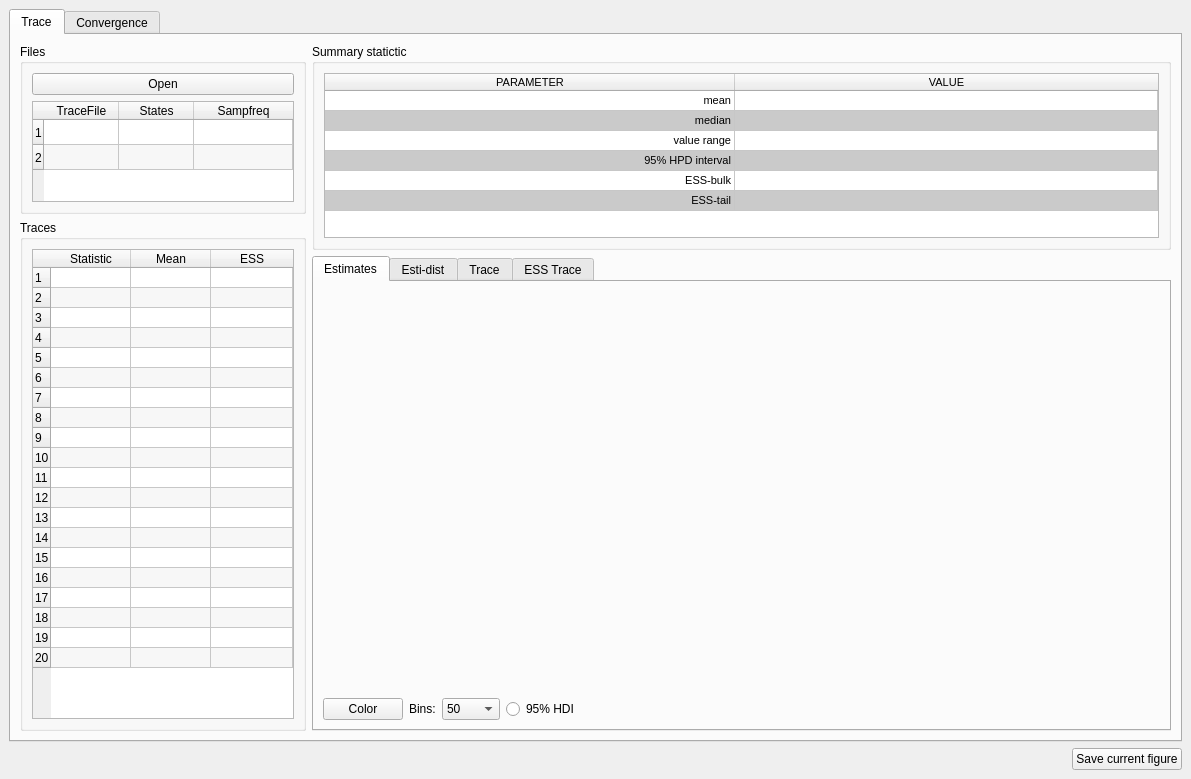
<?xml version="1.0" encoding="UTF-8"?>
<ui version="4.0">
 <class>MCMCTracer</class>
 <widget class="QMainWindow" name="MCMCTracer">
  <property name="geometry">
   <rect>
    <x>0</x>
    <y>0</y>
    <width>1191</width>
    <height>779</height>
   </rect>
  </property>
  <property name="minimumSize">
   <size>
    <width>1187</width>
    <height>762</height>
   </size>
  </property>
  <property name="windowTitle">
   <string>MCMCTracer</string>
  </property>
  <widget class="QWidget" name="centralwidget">
   <layout class="QVBoxLayout" name="verticalLayout_4">
    <item>
     <widget class="QTabWidget" name="tabWidget1">
      <property name="currentIndex">
       <number>0</number>
      </property>
      <widget class="QWidget" name="tab">
       <attribute name="title">
        <string>Trace</string>
       </attribute>
       <layout class="QVBoxLayout" name="verticalLayout_10">
        <item>
         <layout class="QHBoxLayout" name="horizontalLayout_7" stretch="1,3">
          <item>
           <layout class="QVBoxLayout" name="verticalLayout" stretch="4,12">
            <item>
             <widget class="QGroupBox" name="groupBox">
              <property name="title">
               <string>Files</string>
              </property>
              <layout class="QVBoxLayout" name="verticalLayout_15">
               <item>
                <layout class="QGridLayout" name="gridLayout">
                 <item row="2" column="0" colspan="2">
                  <widget class="QTableWidget" name="tableWidget1">
                   <property name="acceptDrops">
                    <bool>true</bool>
                   </property>
                   <property name="sizeAdjustPolicy">
                    <enum>QAbstractScrollArea::AdjustToContents</enum>
                   </property>
                   <property name="dragEnabled">
                    <bool>true</bool>
                   </property>
                   <property name="dragDropMode">
                    <enum>QAbstractItemView::DragDrop</enum>
                   </property>
                   <property name="defaultDropAction">
                    <enum>Qt::IgnoreAction</enum>
                   </property>
                   <property name="alternatingRowColors">
                    <bool>true</bool>
                   </property>
                   <property name="selectionBehavior">
                    <enum>QAbstractItemView::SelectRows</enum>
                   </property>
                   <attribute name="horizontalHeaderMinimumSectionSize">
                    <number>15</number>
                   </attribute>
                   <attribute name="horizontalHeaderDefaultSectionSize">
                    <number>75</number>
                   </attribute>
                   <attribute name="horizontalHeaderShowSortIndicator" stdset="0">
                    <bool>false</bool>
                   </attribute>
                   <attribute name="horizontalHeaderStretchLastSection">
                    <bool>true</bool>
                   </attribute>
                   <attribute name="verticalHeaderMinimumSectionSize">
                    <number>15</number>
                   </attribute>
                   <attribute name="verticalHeaderDefaultSectionSize">
                    <number>25</number>
                   </attribute>
                   <attribute name="verticalHeaderStretchLastSection">
                    <bool>false</bool>
                   </attribute>
                   <row>
                    <property name="text">
                     <string>1</string>
                    </property>
                   </row>
                   <row>
                    <property name="text">
                     <string>2</string>
                    </property>
                   </row>
                   <column>
                    <property name="text">
                     <string>TraceFile</string>
                    </property>
                   </column>
                   <column>
                    <property name="text">
                     <string>States</string>
                    </property>
                   </column>
                   <column>
                    <property name="text">
                     <string>Sampfreq</string>
                    </property>
                   </column>
                  </widget>
                 </item>
                 <item row="0" column="0" colspan="2">
                  <widget class="QPushButton" name="pushButton_2">
                   <property name="acceptDrops">
                    <bool>true</bool>
                   </property>
                   <property name="text">
                    <string>Open</string>
                   </property>
                   <property name="icon">
                    <iconset resource="../myRes.qrc">
                     <normaloff>:/picture/resourses/Open_folder_add_512px_1186192_easyicon.net.png</normaloff>:/picture/resourses/Open_folder_add_512px_1186192_easyicon.net.png</iconset>
                   </property>
                  </widget>
                 </item>
                </layout>
               </item>
              </layout>
             </widget>
            </item>
            <item>
             <widget class="QGroupBox" name="groupBox_2">
              <property name="title">
               <string>Traces</string>
              </property>
              <layout class="QHBoxLayout" name="horizontalLayout">
               <item>
                <widget class="QTableWidget" name="tableWidget2">
                 <property name="acceptDrops">
                  <bool>true</bool>
                 </property>
                 <property name="sizeAdjustPolicy">
                  <enum>QAbstractScrollArea::AdjustToContents</enum>
                 </property>
                 <property name="dragEnabled">
                  <bool>true</bool>
                 </property>
                 <property name="dragDropMode">
                  <enum>QAbstractItemView::DragDrop</enum>
                 </property>
                 <property name="alternatingRowColors">
                  <bool>true</bool>
                 </property>
                 <property name="selectionBehavior">
                  <enum>QAbstractItemView::SelectRows</enum>
                 </property>
                 <attribute name="horizontalHeaderMinimumSectionSize">
                  <number>15</number>
                 </attribute>
                 <attribute name="horizontalHeaderDefaultSectionSize">
                  <number>80</number>
                 </attribute>
                 <attribute name="horizontalHeaderStretchLastSection">
                  <bool>true</bool>
                 </attribute>
                 <attribute name="verticalHeaderMinimumSectionSize">
                  <number>15</number>
                 </attribute>
                 <attribute name="verticalHeaderDefaultSectionSize">
                  <number>20</number>
                 </attribute>
                 <row>
                  <property name="text">
                   <string>1</string>
                  </property>
                 </row>
                 <row>
                  <property name="text">
                   <string>2</string>
                  </property>
                 </row>
                 <row>
                  <property name="text">
                   <string>3</string>
                  </property>
                 </row>
                 <row>
                  <property name="text">
                   <string>4</string>
                  </property>
                 </row>
                 <row>
                  <property name="text">
                   <string>5</string>
                  </property>
                 </row>
                 <row>
                  <property name="text">
                   <string>6</string>
                  </property>
                 </row>
                 <row>
                  <property name="text">
                   <string>7</string>
                  </property>
                 </row>
                 <row>
                  <property name="text">
                   <string>8</string>
                  </property>
                 </row>
                 <row>
                  <property name="text">
                   <string>9</string>
                  </property>
                 </row>
                 <row>
                  <property name="text">
                   <string>10</string>
                  </property>
                 </row>
                 <row>
                  <property name="text">
                   <string>11</string>
                  </property>
                 </row>
                 <row>
                  <property name="text">
                   <string>12</string>
                  </property>
                 </row>
                 <row>
                  <property name="text">
                   <string>13</string>
                  </property>
                 </row>
                 <row>
                  <property name="text">
                   <string>14</string>
                  </property>
                 </row>
                 <row>
                  <property name="text">
                   <string>15</string>
                  </property>
                 </row>
                 <row>
                  <property name="text">
                   <string>16</string>
                  </property>
                 </row>
                 <row>
                  <property name="text">
                   <string>17</string>
                  </property>
                 </row>
                 <row>
                  <property name="text">
                   <string>18</string>
                  </property>
                 </row>
                 <row>
                  <property name="text">
                   <string>19</string>
                  </property>
                 </row>
                 <row>
                  <property name="text">
                   <string>20</string>
                  </property>
                 </row>
                 <column>
                  <property name="text">
                   <string>Statistic</string>
                  </property>
                 </column>
                 <column>
                  <property name="text">
                   <string>Mean</string>
                  </property>
                 </column>
                 <column>
                  <property name="text">
                   <string>ESS</string>
                  </property>
                 </column>
                </widget>
               </item>
              </layout>
             </widget>
            </item>
           </layout>
          </item>
          <item>
           <layout class="QVBoxLayout" name="verticalLayout_7" stretch="10,23">
            <item>
             <widget class="QGroupBox" name="groupBox_3">
              <property name="title">
               <string>Summary statictic</string>
              </property>
              <layout class="QHBoxLayout" name="horizontalLayout_2">
               <item>
                <widget class="QTableWidget" name="tableWidget3">
                 <property name="font">
                  <font>
                   <pointsize>8</pointsize>
                  </font>
                 </property>
                 <property name="acceptDrops">
                  <bool>true</bool>
                 </property>
                 <property name="layoutDirection">
                  <enum>Qt::LeftToRight</enum>
                 </property>
                 <property name="sizeAdjustPolicy">
                  <enum>QAbstractScrollArea::AdjustToContents</enum>
                 </property>
                 <property name="dragDropMode">
                  <enum>QAbstractItemView::DragDrop</enum>
                 </property>
                 <property name="alternatingRowColors">
                  <bool>true</bool>
                 </property>
                 <property name="selectionBehavior">
                  <enum>QAbstractItemView::SelectRows</enum>
                 </property>
                 <property name="rowCount">
                  <number>6</number>
                 </property>
                 <attribute name="horizontalHeaderCascadingSectionResizes">
                  <bool>true</bool>
                 </attribute>
                 <attribute name="horizontalHeaderMinimumSectionSize">
                  <number>100</number>
                 </attribute>
                 <attribute name="horizontalHeaderDefaultSectionSize">
                  <number>410</number>
                 </attribute>
                 <attribute name="horizontalHeaderShowSortIndicator" stdset="0">
                  <bool>false</bool>
                 </attribute>
                 <attribute name="horizontalHeaderStretchLastSection">
                  <bool>true</bool>
                 </attribute>
                 <attribute name="verticalHeaderVisible">
                  <bool>false</bool>
                 </attribute>
                 <attribute name="verticalHeaderMinimumSectionSize">
                  <number>20</number>
                 </attribute>
                 <attribute name="verticalHeaderDefaultSectionSize">
                  <number>20</number>
                 </attribute>
                 <row>
                  <property name="text">
                   <string/>
                  </property>
                 </row>
                 <row>
                  <property name="text">
                   <string/>
                  </property>
                 </row>
                 <row>
                  <property name="text">
                   <string/>
                  </property>
                 </row>
                 <row>
                  <property name="text">
                   <string/>
                  </property>
                 </row>
                 <row>
                  <property name="text">
                   <string/>
                  </property>
                 </row>
                 <row>
                  <property name="text">
                   <string/>
                  </property>
                 </row>
                 <column>
                  <property name="text">
                   <string>PARAMETER</string>
                  </property>
                 </column>
                 <column>
                  <property name="text">
                   <string>VALUE</string>
                  </property>
                 </column>
                 <item row="0" column="0">
                  <property name="text">
                   <string>mean</string>
                  </property>
                  <property name="textAlignment">
                   <set>AlignTrailing|AlignVCenter</set>
                  </property>
                 </item>
                 <item row="0" column="1">
                  <property name="text">
                   <string/>
                  </property>
                 </item>
                 <item row="1" column="0">
                  <property name="text">
                   <string>median</string>
                  </property>
                  <property name="textAlignment">
                   <set>AlignTrailing|AlignVCenter</set>
                  </property>
                  <property name="background">
                   <brush brushstyle="SolidPattern">
                    <color alpha="255">
                     <red>202</red>
                     <green>202</green>
                     <blue>202</blue>
                    </color>
                   </brush>
                  </property>
                 </item>
                 <item row="1" column="1">
                  <property name="text">
                   <string/>
                  </property>
                  <property name="background">
                   <brush brushstyle="SolidPattern">
                    <color alpha="255">
                     <red>202</red>
                     <green>202</green>
                     <blue>202</blue>
                    </color>
                   </brush>
                  </property>
                 </item>
                 <item row="2" column="0">
                  <property name="text">
                   <string>value range</string>
                  </property>
                  <property name="textAlignment">
                   <set>AlignTrailing|AlignVCenter</set>
                  </property>
                 </item>
                 <item row="2" column="1">
                  <property name="text">
                   <string/>
                  </property>
                 </item>
                 <item row="3" column="0">
                  <property name="text">
                   <string>95% HPD interval</string>
                  </property>
                  <property name="textAlignment">
                   <set>AlignTrailing|AlignVCenter</set>
                  </property>
                  <property name="background">
                   <brush brushstyle="SolidPattern">
                    <color alpha="255">
                     <red>202</red>
                     <green>202</green>
                     <blue>202</blue>
                    </color>
                   </brush>
                  </property>
                 </item>
                 <item row="3" column="1">
                  <property name="text">
                   <string/>
                  </property>
                  <property name="background">
                   <brush brushstyle="SolidPattern">
                    <color alpha="255">
                     <red>202</red>
                     <green>202</green>
                     <blue>202</blue>
                    </color>
                   </brush>
                  </property>
                 </item>
                 <item row="4" column="0">
                  <property name="text">
                   <string>ESS-bulk</string>
                  </property>
                  <property name="textAlignment">
                   <set>AlignTrailing|AlignVCenter</set>
                  </property>
                 </item>
                 <item row="4" column="1">
                  <property name="text">
                   <string/>
                  </property>
                 </item>
                 <item row="5" column="0">
                  <property name="text">
                   <string>ESS-tail</string>
                  </property>
                  <property name="textAlignment">
                   <set>AlignTrailing|AlignVCenter</set>
                  </property>
                  <property name="background">
                   <brush brushstyle="SolidPattern">
                    <color alpha="255">
                     <red>202</red>
                     <green>202</green>
                     <blue>202</blue>
                    </color>
                   </brush>
                  </property>
                 </item>
                 <item row="5" column="1">
                  <property name="text">
                   <string/>
                  </property>
                  <property name="background">
                   <brush brushstyle="SolidPattern">
                    <color alpha="255">
                     <red>202</red>
                     <green>202</green>
                     <blue>202</blue>
                    </color>
                   </brush>
                  </property>
                 </item>
                </widget>
               </item>
              </layout>
             </widget>
            </item>
            <item>
             <widget class="QTabWidget" name="widget5">
              <property name="currentIndex">
               <number>0</number>
              </property>
              <widget class="QWidget" name="tab_3">
               <attribute name="title">
                <string>Estimates</string>
               </attribute>
               <layout class="QHBoxLayout" name="horizontalLayout_6">
                <item>
                 <layout class="QVBoxLayout" name="verticalLayout_3" stretch="20,1">
                  <item>
                   <widget class="QWidget" name="widget1" native="true"/>
                  </item>
                  <item>
                   <layout class="QHBoxLayout" name="horizontalLayout_5">
                    <item>
                     <widget class="QPushButton" name="pushButton_color_1">
                      <property name="text">
                       <string>Color</string>
                      </property>
                     </widget>
                    </item>
                    <item>
                     <widget class="QLabel" name="label">
                      <property name="text">
                       <string>Bins:</string>
                      </property>
                     </widget>
                    </item>
                    <item>
                     <widget class="QComboBox" name="comboBox_bin">
                      <property name="currentText">
                       <string>50</string>
                      </property>
                      <item>
                       <property name="text">
                        <string>50</string>
                       </property>
                      </item>
                      <item>
                       <property name="text">
                        <string>10</string>
                       </property>
                      </item>
                      <item>
                       <property name="text">
                        <string>20</string>
                       </property>
                      </item>
                      <item>
                       <property name="text">
                        <string>100</string>
                       </property>
                      </item>
                      <item>
                       <property name="text">
                        <string>200</string>
                       </property>
                      </item>
                      <item>
                       <property name="text">
                        <string>1000</string>
                       </property>
                      </item>
                     </widget>
                    </item>
                    <item>
                     <widget class="QRadioButton" name="radioButton">
                      <property name="text">
                       <string>95% HDI</string>
                      </property>
                     </widget>
                    </item>
                    <item>
                     <spacer name="horizontalSpacer">
                      <property name="orientation">
                       <enum>Qt::Horizontal</enum>
                      </property>
                      <property name="sizeHint" stdset="0">
                       <size>
                        <width>40</width>
                        <height>20</height>
                       </size>
                      </property>
                     </spacer>
                    </item>
                   </layout>
                  </item>
                 </layout>
                </item>
               </layout>
              </widget>
              <widget class="QWidget" name="tab_6">
               <attribute name="title">
                <string>Esti-dist</string>
               </attribute>
               <layout class="QVBoxLayout" name="verticalLayout_13">
                <item>
                 <layout class="QVBoxLayout" name="verticalLayout_11" stretch="20,1">
                  <item>
                   <widget class="QWidget" name="widget4" native="true"/>
                  </item>
                  <item>
                   <layout class="QHBoxLayout" name="horizontalLayout_8">
                    <item>
                     <widget class="QPushButton" name="pushButton_color_3">
                      <property name="text">
                       <string>Color</string>
                      </property>
                     </widget>
                    </item>
                    <item>
                     <spacer name="horizontalSpacer_3">
                      <property name="orientation">
                       <enum>Qt::Horizontal</enum>
                      </property>
                      <property name="sizeHint" stdset="0">
                       <size>
                        <width>40</width>
                        <height>20</height>
                       </size>
                      </property>
                     </spacer>
                    </item>
                   </layout>
                  </item>
                 </layout>
                </item>
               </layout>
              </widget>
              <widget class="QWidget" name="tab_4">
               <attribute name="title">
                <string>Trace</string>
               </attribute>
               <layout class="QVBoxLayout" name="verticalLayout_6">
                <item>
                 <layout class="QVBoxLayout" name="verticalLayout_5" stretch="20,1">
                  <item>
                   <widget class="QWidget" name="widget2" native="true"/>
                  </item>
                  <item>
                   <layout class="QHBoxLayout" name="horizontalLayout_3">
                    <item>
                     <widget class="QCheckBox" name="checkBox">
                      <property name="text">
                       <string>Line Plot</string>
                      </property>
                      <property name="checked">
                       <bool>true</bool>
                      </property>
                     </widget>
                    </item>
                    <item>
                     <widget class="QPushButton" name="pushButton_color_2">
                      <property name="text">
                       <string>Color</string>
                      </property>
                     </widget>
                    </item>
                    <item>
                     <spacer name="horizontalSpacer_2">
                      <property name="orientation">
                       <enum>Qt::Horizontal</enum>
                      </property>
                      <property name="sizeHint" stdset="0">
                       <size>
                        <width>40</width>
                        <height>20</height>
                       </size>
                      </property>
                     </spacer>
                    </item>
                   </layout>
                  </item>
                 </layout>
                </item>
               </layout>
              </widget>
              <widget class="QWidget" name="tab_5">
               <attribute name="title">
                <string>ESS Trace</string>
               </attribute>
               <layout class="QVBoxLayout" name="verticalLayout_14">
                <item>
                 <layout class="QVBoxLayout" name="verticalLayout_12" stretch="20,1">
                  <item>
                   <widget class="QWidget" name="widget6" native="true"/>
                  </item>
                  <item>
                   <layout class="QHBoxLayout" name="horizontalLayout_11">
                    <item>
                     <spacer name="horizontalSpacer_4">
                      <property name="orientation">
                       <enum>Qt::Horizontal</enum>
                      </property>
                      <property name="sizeHint" stdset="0">
                       <size>
                        <width>40</width>
                        <height>20</height>
                       </size>
                      </property>
                     </spacer>
                    </item>
                   </layout>
                  </item>
                 </layout>
                </item>
               </layout>
              </widget>
             </widget>
            </item>
           </layout>
          </item>
         </layout>
        </item>
       </layout>
      </widget>
      <widget class="QWidget" name="tab_2">
       <attribute name="title">
        <string>Convergence</string>
       </attribute>
       <layout class="QVBoxLayout" name="verticalLayout_9">
        <item>
         <widget class="QSplitter" name="splitter_2">
          <property name="orientation">
           <enum>Qt::Vertical</enum>
          </property>
          <widget class="QGroupBox" name="groupBox_4">
           <property name="title">
            <string>Files</string>
           </property>
           <layout class="QVBoxLayout" name="verticalLayout_8">
            <item>
             <layout class="QGridLayout" name="gridLayout_2">
              <item row="1" column="1">
               <spacer name="verticalSpacer">
                <property name="orientation">
                 <enum>Qt::Vertical</enum>
                </property>
                <property name="sizeHint" stdset="0">
                 <size>
                  <width>20</width>
                  <height>40</height>
                 </size>
                </property>
               </spacer>
              </item>
              <item row="0" column="1">
               <widget class="QPushButton" name="pushButton">
                <property name="text">
                 <string/>
                </property>
                <property name="icon">
                 <iconset resource="../myRes.qrc">
                  <normaloff>:/picture/resourses/Open_folder_add_512px_1186192_easyicon.net.png</normaloff>:/picture/resourses/Open_folder_add_512px_1186192_easyicon.net.png</iconset>
                </property>
                <property name="iconSize">
                 <size>
                  <width>35</width>
                  <height>35</height>
                 </size>
                </property>
               </widget>
              </item>
              <item row="0" column="0" rowspan="2">
               <widget class="QTableWidget" name="tableWidget4">
                <property name="acceptDrops">
                 <bool>true</bool>
                </property>
                <property name="sizeAdjustPolicy">
                 <enum>QAbstractScrollArea::AdjustToContents</enum>
                </property>
                <property name="alternatingRowColors">
                 <bool>true</bool>
                </property>
                <property name="selectionBehavior">
                 <enum>QAbstractItemView::SelectRows</enum>
                </property>
                <attribute name="horizontalHeaderMinimumSectionSize">
                 <number>150</number>
                </attribute>
                <attribute name="horizontalHeaderDefaultSectionSize">
                 <number>150</number>
                </attribute>
                <attribute name="horizontalHeaderShowSortIndicator" stdset="0">
                 <bool>false</bool>
                </attribute>
                <attribute name="horizontalHeaderStretchLastSection">
                 <bool>true</bool>
                </attribute>
                <attribute name="verticalHeaderMinimumSectionSize">
                 <number>15</number>
                </attribute>
                <attribute name="verticalHeaderDefaultSectionSize">
                 <number>25</number>
                </attribute>
                <attribute name="verticalHeaderStretchLastSection">
                 <bool>false</bool>
                </attribute>
                <row>
                 <property name="text">
                  <string>1</string>
                 </property>
                </row>
                <row>
                 <property name="text">
                  <string>2</string>
                 </property>
                </row>
                <column>
                 <property name="text">
                  <string>Files</string>
                 </property>
                </column>
                <column>
                 <property name="text">
                  <string>Seed</string>
                 </property>
                </column>
                <column>
                 <property name="text">
                  <string>Posterior mean times</string>
                 </property>
                </column>
               </widget>
              </item>
             </layout>
            </item>
            <item>
             <widget class="QLabel" name="label_23">
              <property name="text">
               <string>&lt;html&gt;&lt;head/&gt;&lt;body&gt;&lt;p&gt;Compare the output of the two analyses. They should be similar &lt;span style=&quot; font-weight:600; color:#ff0000;&quot;&gt;(but not identical)&lt;/span&gt;.&lt;/p&gt;&lt;/body&gt;&lt;/html&gt;</string>
              </property>
              <property name="openExternalLinks">
               <bool>true</bool>
              </property>
             </widget>
            </item>
           </layout>
          </widget>
          <widget class="QSplitter" name="splitter">
           <property name="orientation">
            <enum>Qt::Horizontal</enum>
           </property>
           <widget class="QGroupBox" name="groupBox_6">
            <property name="title">
             <string>Select Combination</string>
            </property>
            <property name="alignment">
             <set>Qt::AlignCenter</set>
            </property>
            <layout class="QVBoxLayout" name="verticalLayout_2">
             <item>
              <widget class="QTableWidget" name="tableWidget">
               <attribute name="horizontalHeaderCascadingSectionResizes">
                <bool>false</bool>
               </attribute>
               <row>
                <property name="text">
                 <string/>
                </property>
               </row>
               <row>
                <property name="text">
                 <string/>
                </property>
               </row>
               <row>
                <property name="text">
                 <string/>
                </property>
               </row>
               <row>
                <property name="text">
                 <string/>
                </property>
               </row>
               <row>
                <property name="text">
                 <string/>
                </property>
               </row>
               <row>
                <property name="text">
                 <string/>
                </property>
               </row>
               <row>
                <property name="text">
                 <string/>
                </property>
               </row>
               <row>
                <property name="text">
                 <string/>
                </property>
               </row>
               <row>
                <property name="text">
                 <string/>
                </property>
               </row>
               <row>
                <property name="text">
                 <string/>
                </property>
               </row>
               <row>
                <property name="text">
                 <string/>
                </property>
               </row>
               <row>
                <property name="text">
                 <string/>
                </property>
               </row>
               <row>
                <property name="text">
                 <string/>
                </property>
               </row>
               <row>
                <property name="text">
                 <string/>
                </property>
               </row>
               <row>
                <property name="text">
                 <string/>
                </property>
               </row>
               <row>
                <property name="text">
                 <string/>
                </property>
               </row>
               <column>
                <property name="text">
                 <string>run* &amp; run*</string>
                </property>
               </column>
              </widget>
             </item>
            </layout>
           </widget>
           <widget class="QGroupBox" name="groupBox_5">
            <property name="title">
             <string>Convergence Check</string>
            </property>
            <layout class="QGridLayout" name="gridLayout_5">
             <item row="0" column="2">
              <widget class="QWidget" name="widget3" native="true"/>
             </item>
            </layout>
           </widget>
          </widget>
         </widget>
        </item>
       </layout>
      </widget>
     </widget>
    </item>
    <item>
     <layout class="QHBoxLayout" name="horizontalLayout_4">
      <item>
       <spacer name="horizontalSpacer_5">
        <property name="orientation">
         <enum>Qt::Horizontal</enum>
        </property>
        <property name="sizeHint" stdset="0">
         <size>
          <width>40</width>
          <height>20</height>
         </size>
        </property>
       </spacer>
      </item>
      <item>
       <widget class="QPushButton" name="pushButton_5">
        <property name="toolTip">
         <string>&lt;html&gt;&lt;head/&gt;&lt;body&gt;&lt;p&gt;&lt;span style=&quot; font-weight:600;&quot;&gt;Save the figure&lt;/span&gt;&lt;/p&gt;&lt;/body&gt;&lt;/html&gt;</string>
        </property>
        <property name="text">
         <string>Save current figure</string>
        </property>
        <property name="icon">
         <iconset resource="../myRes.qrc">
          <normaloff>:/picture/resourses/Save-icon.png</normaloff>:/picture/resourses/Save-icon.png</iconset>
        </property>
       </widget>
      </item>
     </layout>
    </item>
   </layout>
  </widget>
 </widget>
 <resources>
  <include location="../myRes.qrc"/>
 </resources>
 <connections/>
</ui>
